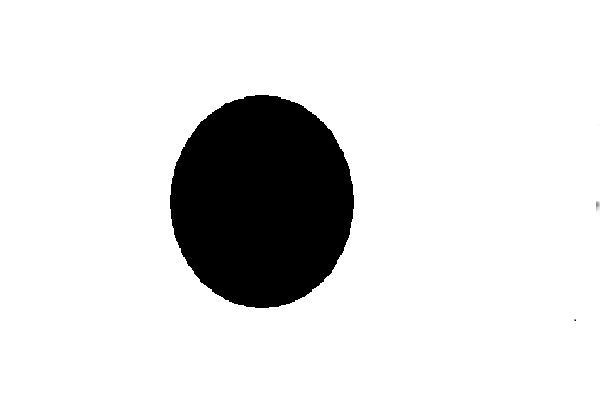
//> input picture OpenCV_7/images/mask.png, 600 x 400 px
$ ./main   (built with g++ and OpenCV 4)
//> lines starting //> are read from the running program, lines starting //| are printed output that depends on the picture; after the words box and inside, x2 and y2 are one past the last pixel; in counts of white or black regions, pixels touching at a corner belong together
#include <iostream>
#include <opencv2/opencv.hpp>

using namespace cv;

void findCenterMass(const Mat& image, int& px, int& py)
{
	int cnt = 0;
	int mx = 0;
	int my = 0;

	for (int i = 0; i < image.size().height; i++) {
		for (int j = 0; j < image.size().width; j++) {
			if (image.at<uchar>(i, j) > 200) {
				cnt++;
				mx += j;
				my += i;
			}
		}
	}

	if (cnt == 0) {
		cnt = 1;
	}

	if (cnt > 0) {
		px = mx / cnt;
		py = my / cnt;
	}
}

int main()
{
	Mat mask = imread("./images/mask.png");
//> mask is the input picture: 400 rows x 600 cols, CV_8UC3; min 0, max 255, mean 222.5

	VideoCapture video(0);


	while (true) {
		// Step 1.
		Mat camera;
		Mat masked;
		video >> camera;

		resize(mask, mask, Size(camera.size().width, camera.size().height));
		add(camera, mask, masked);
//> masked: 400 rows x 600 cols, CV_8UC3; 87.3% white; 2 black regions (1 under 20 px), largest, box (x1, y1, x2, y2) and area: (170, 95, 354, 308) 30595

		imshow("Step 1.", camera);

		// Step 2.
		Mat converted;
		cvtColor(masked, converted, COLOR_BGR2YCrCb);
//> converted: 400 rows x 600 cols, CV_8UC3; mean of channels 0, 1, 2 222.5, 128, 128

		Mat skin;
		inRange(converted, Scalar(0, 130, 90), Scalar(255, 168, 130), skin);
//> skin: 400 rows x 600 cols, CV_8UC1; every value is 0

		imshow("Step 2.", skin);

		// Step 3.
		Mat grayMasked;
		cvtColor(masked, grayMasked, COLOR_BGR2GRAY);

		Mat skinGray = grayMasked + (~skin);
//> skinGray: 400 rows x 600 cols, CV_8UC1; every value is 255

		imshow("Step 3.", skinGray);

		// Step 4.
		Mat binary;
		threshold(skinGray, binary, 200, 255, THRESH_BINARY);

		Mat noiseCanceled;
		erode(~binary, noiseCanceled, Mat(3, 3, CV_8U, Scalar(1)), Point(-1, -1), 2);
		//dilate(noiseCanceled, noiseCanceled, Mat(3, 3, CV_8U, Scalar(1)), Point(-1, -1), 2);

		int cx, cy;
		int radius = 40;
		findCenterMass(noiseCanceled, cx, cy);
//> after the loop in findCenterMass, `for (int i = 0; i < image.size().height; i++)`: cnt = 0
//> cx = 0; cy = 0
		circle(noiseCanceled, Point(cx, cy), radius, Scalar(128, 128, 128), 2);
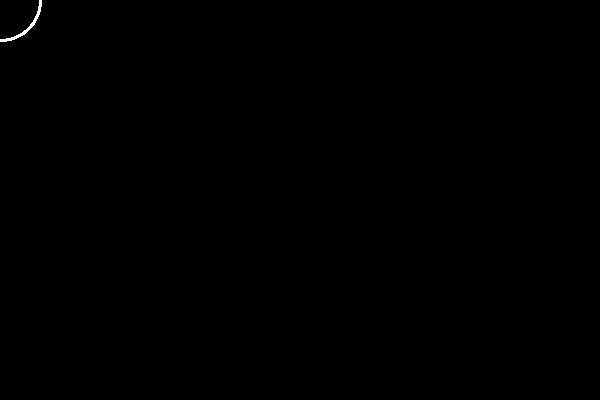
//> noiseCanceled: 400 rows x 600 cols, CV_8UC1; values 0 (black) and 128 (white), 0.08% white; 1 white region, box (x1, y1, x2, y2) and area: (0, 0, 42, 42) 200
		circle(camera, Point(cx, cy), radius, Scalar(130, 255, 100), 2);
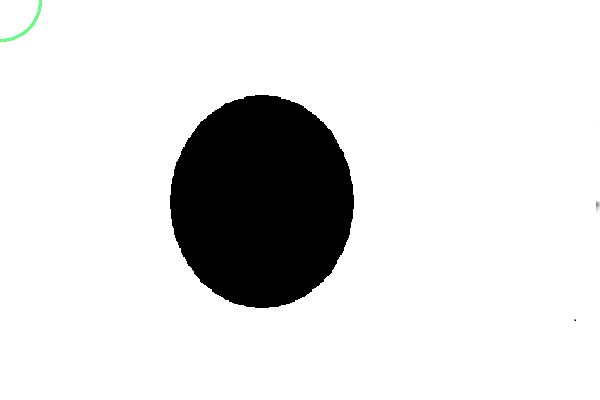
//> camera: 400 rows x 600 cols, CV_8UC3; 0.08% of pixels changed, all inside (x1, y1, x2, y2) = (0, 0, 42, 42)

		Mat temp = skinGray.clone();
		circle(temp, Point(cx, cy), (int)(radius + 0.5), Scalar(0, 0, 0), -1);
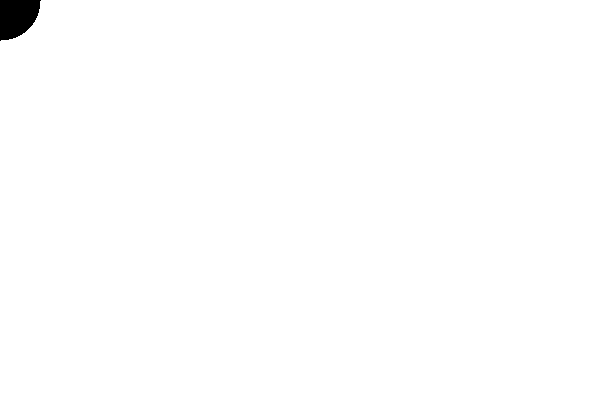
//> temp: 400 rows x 600 cols, CV_8UC1; 99.5% white; 1 black region, box (x1, y1, x2, y2) and area: (0, 0, 41, 41) 1297
		Mat sub = skinGray - temp;
//> sub: 400 rows x 600 cols, CV_8UC1; 0.54% white; 1 white region, box (x1, y1, x2, y2) and area: (0, 0, 41, 41) 1297

		imshow("Step 4.", sub);

		// Step 5.
		Mat edge;
		Canny(sub, edge, 40, 110);
//> edge: 400 rows x 600 cols, CV_8UC1; 0.03% white in thin lines or dots, all inside (x1, y1, x2, y2) = (0, 0, 41, 41)
		circle(edge, Point(cx, cy), radius, Scalar(0, 0, 0), 4);

		imshow("Step 5.", edge);

		// Enter 키를 누르면 while 빠져나가기
		if (waitKey(1) == 13) {
//> the Esc key is pressed
			imwrite("./outputs/step1.png", camera);
			imwrite("./outputs/masked.png", masked);
			imwrite("./outputs/converted.png", converted);
			imwrite("./outputs/step2.png", skin);
			imwrite("./outputs/graymasked.png", grayMasked);
			imwrite("./outputs/step3.png", skinGray);
			imwrite("./outputs/binary.png", binary);
			imwrite("./outputs/noiseCanceled.png", noiseCanceled);
			imwrite("./outputs/step4.png", sub);
			imwrite("./outputs/step5.png", edge);

			break;
		}
	}
}
